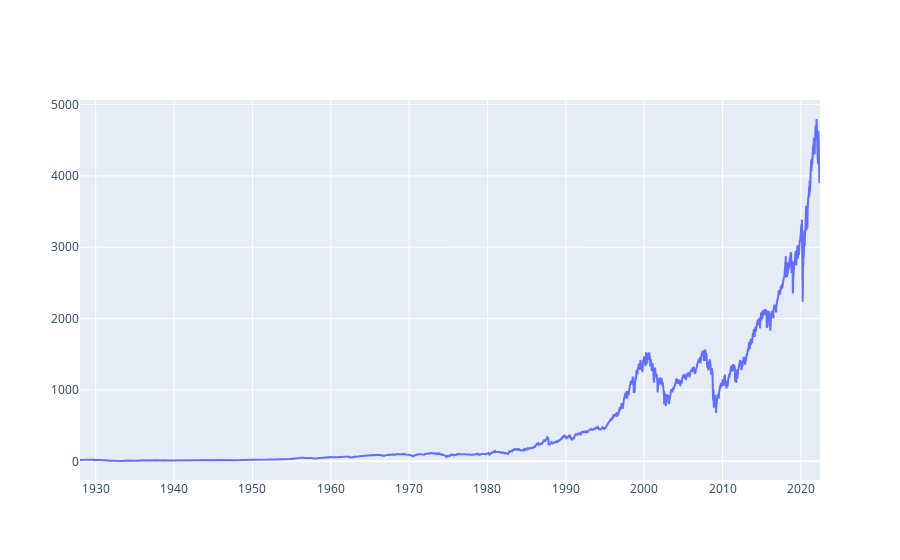

The cell this chart's notebook holds for it:
### Code cell
import plotly.graph_objects as go

fig = go.Figure(data=go.Scatter(x = df.timestamp, y = df.close))
fig.show()

### Figure 1 — Plotly figure (JSON) as saved in the notebook; plotly's stock layout.template omitted (floating-point values rounded to 4 significant figures; data arrays with more than 128 entries replaced by an {"elided": "..."} marker saying what was removed)
{"data": [{"type": "scatter", "x": {"elided": "23725 str values"}, "y": {"elided": "23725 float values"}}], "layout": {}}
